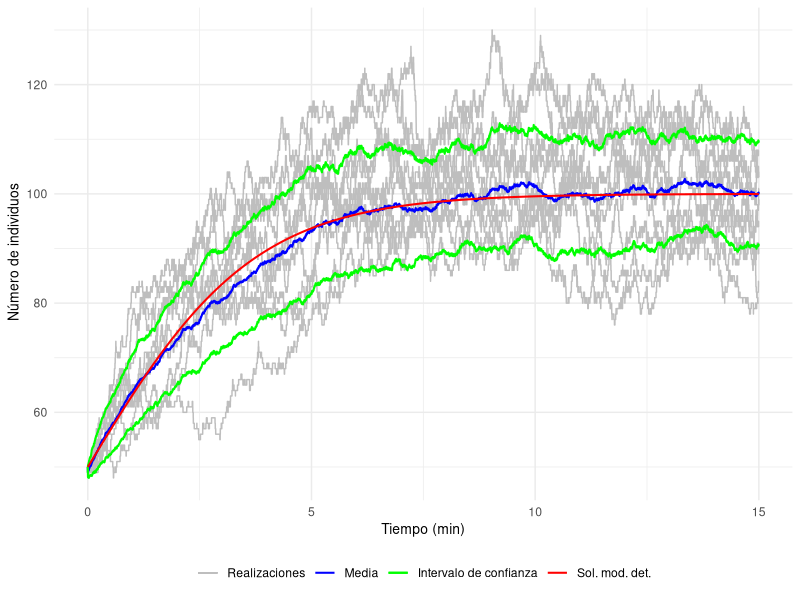

Reproduce this figure in R.
## ---- chunk 1
# La librería "deSolve" incluye funciones que resuelven ecuaciones diferenciales ordinarias
library("deSolve")
# Usaremos la librería "ggplot2" para imprimir gráficamente los resultados
library("ggplot2")
## ---- chunk 2
tiempo_exponencial <- function(a0){
  r1 <- runif(n=1,min=0,max=1)
  return((1/a0)*log(1/r1))
}
## ---- chunk 3
Logistica_EDO <- function(t,state,parameters){
  with(as.list(c(state, parameters)), { 
    dX <- r * X *(1-X/k)
    list(dX)
  })
}
## ---- chunk 4

Logistica1_Gillespie <- function(r,k,x0,t0,tf){
  
  # Variable espacial que almacena el estado del sistema en tras cada reacción
  x <- x0
  # Variable espacial
  x_actual <- x0
  
  # Controlamos la extinción mediante una variable lógica
  extincion <- FALSE
  
  # Variable temporal
  t <- t0
  # Variable que almacena todos los tiempos de reacción
  t_imprimir <- t0
  
  # Cálculo de las propensidades individuales y de la propensidad total  
  a <- c(r*x_actual,(r*x_actual*(x_actual-1))/2*k)
  a0 <- sum(a)
    
  # Controlamos la extinción de la población mediante una variable lógica
  extincion <- FALSE

  while(t<tf){ 
    
    # Calculamos el siguiente tiempo de reacción
    t <- t+tiempo_exponencial(a0)
    # Almacenamos el siguiente tiempo de reacción
    t_imprimir <- c(t_imprimir, t)
    
    if(t == Inf){
      
      x_actual <- 0
    
    }else{
      
      # Calculamos la siguiente reacción
      r2 <- runif(n=1, min=0, max=1)
      
      if(a[1]>=r2*a0)
        x_actual <- x_actual + 1
      else
        x_actual <- x_actual - 1
      
      # Calculamos las propensidades individuales y la propensidad total
      a <- c(r*x_actual,r*x_actual*(x_actual-1)/k)
      a0 <- sum(a)
    
      }
  
  
    # Almacenamos el estado del sistema
    x <- c(x,x_actual)
  }
  
  
  # Si la población se extingue cambiamos la variable extincion a TRUE
  if(x_actual == 0)
     extincion <- TRUE
  
  datos <- data.frame(t_imprimir=t_imprimir, x_imprimir=x, row.names = NULL)
  
  # Devolvemos una lista que nos indica si se ha extinguido la población 
  # y una base de datos con la evolución temporal del sistema
  return(list(extincion = extincion, datos = datos))
}

## ---- chunk 5

# Cuando consideramos la media o el intervalo de confianza de un conjunto de 
# realizaciones tenemos que hacerlo para el estado del sistema en un conjunto 
# de tiempos de muestreo. Utilizamos esta función auxiliar.
funcion_t_muestreo <- function(t_muestreo,df){
  x <- df$x
  t <- df$t
  j <- 1
  x_muestreo <- x[1]
  for(i in 2:length(t_muestreo)){
    if(t_muestreo[i]>t[j] & j<length(x)){
      x_muestreo <- c(x_muestreo,x[j])
      j <- j+1
    }else{
      x_muestreo <- c(x_muestreo,x[j])
    }
    
  }
  
  return(x=x_muestreo)
}
## ---- chunk 6

r <- 0.009
k <- 100
x0 <- 50
t0 <- 0
int <- 0.05
tf <- 15*60
t_muestreo <- seq(t0,tf,by=int)

# Número de realizaciones a realizar
n_realizaciones <- 50

# Definimos la base de datos en la que almacenaremos los distintos estados
# del sistema para cada tiempo
datos <- data.frame(t_muestreo)
# Definimos el gráfico que vamos a utilizar
grafico <- ggplot(data = datos)

for (i in 1:n_realizaciones) {
  realizacion <- Logistica1_Gillespie(r,k,x0,t0,tf)
  if(realizacion$extincion)
    warning(paste("Extinción de la población en la realización ", i))
  df <- realizacion$datos
  x_muestreo <- funcion_t_muestreo(t_muestreo,df)
  datos <- cbind(datos,x_muestreo) 
  
  # Mostramos únicamente las 10 primeras realizaciones de las 50 totales
  if(i<=10){
    imprimir <- data.frame(t_muestreo=t_muestreo,x_muestreo=x_muestreo)
    grafico <- grafico + 
      geom_line(data = imprimir, aes(x = t_muestreo/60, y = x_muestreo, color="Realizaciones"))
  }
}

# Definimos la base de datos en la que vamos a almacenar la media y la desviación típica de las realizaciones
datos_est <- data.frame(t_muestreo)

# Calculamos la media y la desviación típica del conjunto de realizaciones
media <- rowMeans(datos[2:(n_realizaciones+1)])
media2 <- rowMeans(datos[2:(n_realizaciones+1)]^2)
desvtipica <- sqrt(media2-media^2)

# Añadimos los valores obtenidos para cada tiempo
datos_est <- cbind(datos_est, media, desvtipica)
## ---- chunk 7
parameter <- c(r,k)
state <- c(X=x0)
times <- t_muestreo

# Resolvemos la EDO usando la función ode() de la librería "deSolve"
out <- ode(y=state, times = times, func = Logistica_EDO, parms = parameter)

# Convertimos el resultado de la función a una base de datos para poder representarlo gráficamente
out <- data.frame(out)
## ---- chunk 8

grafico <- grafico + geom_line(lwd=0.7,data=datos_est,aes(x = t_muestreo/60, y = media,color="Media"))
grafico <- grafico + geom_line(lwd=0.7,data=datos_est,aes(x = t_muestreo/60, y = media-desvtipica,color="Intervalo de confianza"))
grafico <- grafico + geom_line(lwd=0.7,data=datos_est,aes(x = t_muestreo/60, y = media+desvtipica,color="Intervalo de confianza"))
grafico <- grafico + geom_line(lwd=0.7,data=out,aes(x = time/60, y = X,color="Sol. mod. det."))

grafico <- grafico +
   labs(x = "Tiempo (min)", y = " Número de individuos") +
   theme_minimal() +
   theme(legend.title=element_blank(),legend.position = "bottom",
        axis.title.x = element_text(size = 10),  
        axis.title.y = element_text(size = 10)) +
   scale_color_manual(values = c("Realizaciones"="gray", "Media"="blue", "Intervalo de confianza"= "green", "Sol. mod. det." = "red"),
                      breaks = c("Realizaciones", "Media", "Intervalo de confianza", "Sol. mod. det."))

print(grafico)
